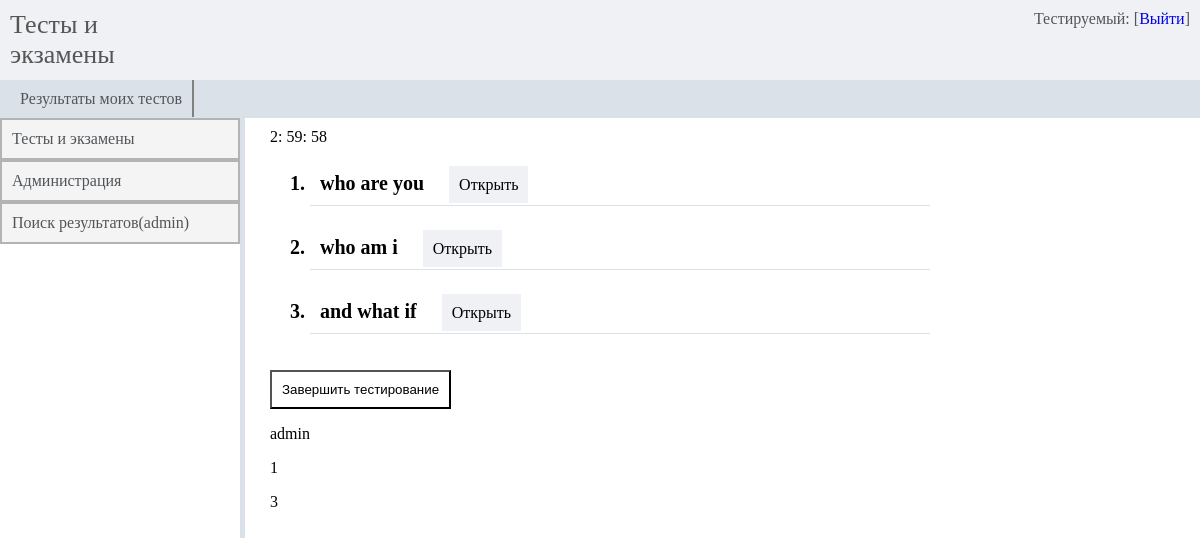
Screenshot of /main/test/3/ (signed in) with the database file from the repository.
### main/models.py (models this page shows, shortened)
class Question(models.Model):
    quiz = models.ForeignKey(Variant,on_delete=models.CASCADE)
    objects = models.Manager()
    content = models.TextField(blank=False, verbose_name='Question',)
    TYPES = (
        ('radio', 'radio'),
        ('checkbox', 'checkbox'),
        ('text', 'text'),
    )
    type = models.CharField(max_length=8, choices=TYPES, default='radio')
    language_code = 'en'
    translated_fields = ['content', 'feedback']
    class Meta:
        verbose_name = "Question"
        verbose_name_plural = "Questions"

class Variant(models.Model):
    quiz = models.ForeignKey(Quiz,on_delete=models.CASCADE)
    number = models.IntegerField(blank=True)
    def __str__(self):
        return "%s"%self.number

### main/views.py (the view)
# urls.py: url('^test/(?P<pk>\d+)/$',DetailView,name='detail'),
@login_required
def DetailView(request,pk):
    query = get_object_or_404(Variant,pk=pk)
    question = Question.objects.all().filter(quiz=query)
    current_user = request.user
    return render(request,'tests.html',{'question':question,'user':current_user.id,'i':pk,'use':current_user,'quiz':query})

### templates/tests.html (shortened to what this page needs)
{% extends 'main.html' %}
{% block content %}
    {% if question.count > 0 %}
    <div class="questions" id="main">
            <div id="timer">
                <span id="hour">2:</span>
                <span id="minute">59:</span>
                <span id="second">60</span>
            </div>
        <p id = "rezult">
        <ul id="best">
                {% for quest in question %}
                    <li type="1">
                        {{ quest.content }}
                        <span onclick="postIt({{ quest.id }})" id="a{{ quest.id }}" class="h">Открыть</span>
                    </li>
                    <div class="btn">
                    </div>
                {% endfor %}
        </ul>
        <button class="what" onclick="whatIsUp({{ user }},{{ i }})" id="mains">Завершить тестирование</button>
            <p style="" id="use">{{ use }}</p>
            <p id="quiz" style="">{{ quiz }}</p>
            <p id="come" style="">{{ question.count }}</p>
    </div>
        {% else %}
            <p style="text-align: center;margin: 0 auto">Простите но вопросов пока что нету</p>
    {% endif %}
{% endblock %}

### templates/main.html (style rules this page uses)
body { margin: 0 auto; }

### templates/tests.html (style rules this page uses)
.questions { text-align: left; width: 55%; margin: 0 auto; padding: 10px; }
ul li { font-size: 20px; font-weight: bold; border-bottom: 1px solid #dae1e8; padding: 10px; }
ul li span { font-size: 16px; padding: 10px 10px; cursor: pointer; margin: 20px; background-color: #eff1f4; font-weight: normal; }
.h { border:none; padding: 10px; outline: none; background-color: #eff1f4; }
.btn { padding: 10px; }
.what { padding: 10px;background:none; }

### rows the page displays
Question: content "who are you"
Question: content "who am i"
Question: content "and what if"
Variant: number "1"

### other values shown
{{ use }} "admin"
{{ question.count }} "3"
